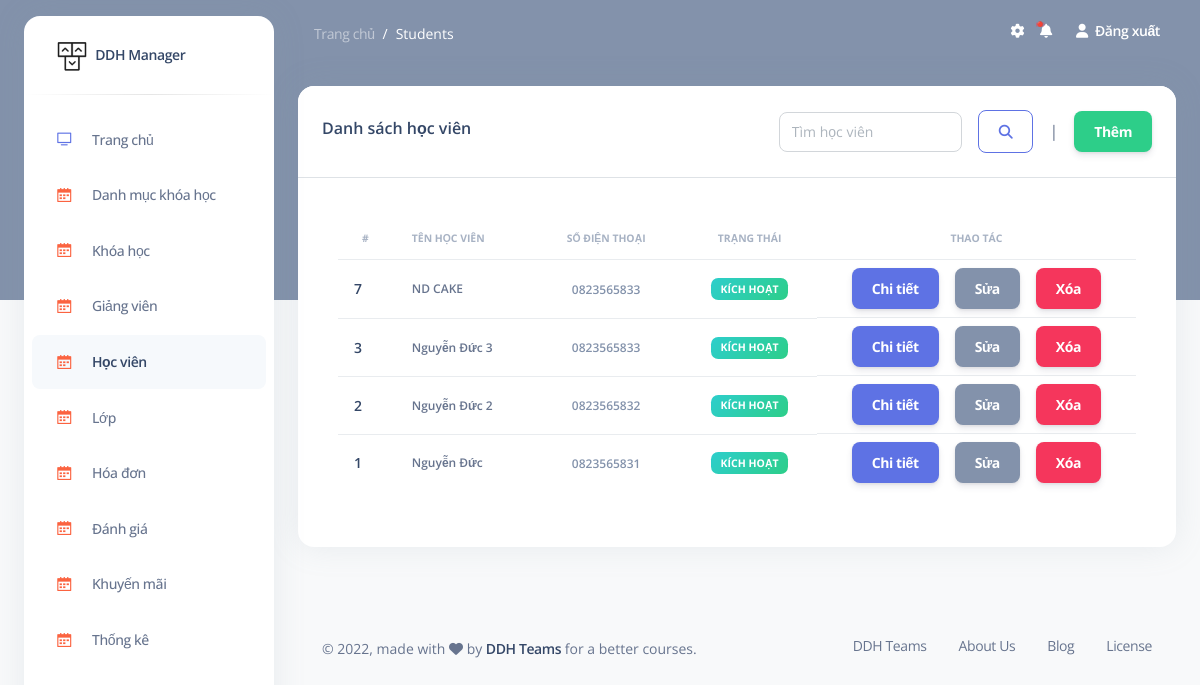
/admin/students (signed in), run on the app's committed database.
### tables this page shows
CREATE TABLE `students` (
                            `id` int NOT NULL,
                            `name_student` varchar(255) DEFAULT NULL,
                            `username_student` varchar(255) DEFAULT NULL,
                            `email_student` varchar(255) DEFAULT NULL,
                            `phone_student` varchar(255) DEFAULT NULL,
                            `password_student` varchar(255) DEFAULT NULL,
                            `image_student` varchar(255) DEFAULT NULL,
                            `role` tinyint DEFAULT '1',
                            `created_at` timestamp NULL DEFAULT NULL,
                            `updated_at` timestamp NULL DEFAULT NULL,
                            `status_student` tinyint DEFAULT '0'
);

### models/admin/students.php (called while the page is built, shortened)
<?php
    function student_read(){
        $sql = "SELECT * FROM `students` ORDER BY id DESC";
        return query($sql);
    }
?>

### models/process_db.php (called while the page is built, shortened)
<?php
    function connect(){
        $conn = null;
        try {
            $conn = new PDO("mysql:host=".DB_HOST.";dbname=".DB_NAME."", DB_USER, DB_PASS);
            $conn->setAttribute(PDO::ATTR_ERRMODE, PDO::ERRMODE_EXCEPTION);
        }catch(PDOException $e){
            echo "Connection failed: " . $e->getMessage();
        }
        return $conn;
    }
    function query($sql){
        $sql_args = array_slice(func_get_args(), 1);
        try {
            $stmt = connect()->prepare($sql);
            $stmt->execute($sql_args);
            $rows = $stmt->fetchAll();
            return $rows;
        } catch (PDOException $e) {
            throw $e;
        }
    }
?>

### views/admin/students/read.php (the view, shortened to what this page needs)
<section class="container-fluid py-4">
    <div class="row">
        <div class="col-12">
            <div class="card mb-4">
                <div class="card-header border-bottom">
                    <div class="d-flex justify-content-between align-items-center">
                        <h6>Danh sách học viên</h6>
                        <div class="d-flex justify-content-between align-items-center">
                            <form action="<?= STUDENTS ?>" class="d-flex justify-content-center align-items-center">
                                <input type="search" name="s" class="form-control" placeholder="Tìm học viên" value="<?= isset($_GET['s']) ? $_GET['s'] : "" ?>">
                                <?php
                                    if(isset($_GET['s'])){
                                        echo '&emsp;<a class="btn btn-outline-primary" href="'.STUDENTS.'">X</a>';
                                    }else {
                                        echo '&emsp;<button class="btn btn-outline-primary"><i class="fa-solid fa-magnifying-glass"></i></button>';
                                    }
                                ?>
                            </form>
                            &emsp;|&emsp;
                            <a class="btn btn-success m-0" href="<?= STUDENTS ?>/create">Thêm</a>
                        </div>
                    </div>
                </div>
                <div class="card-body ">
                    <div class="table-responsive p-3">
                        <table class="table align-items-center " id="examplee">
                            <thead>
                            <tr>
                                <th class="text-uppercase text-secondary text-xxs font-weight-bolder opacity-7">#</th>
                                <th class="text-uppercase text-secondary text-xxs font-weight-bolder opacity-7 ps-2">Tên học viên</th>
                                <th class="text-center text-uppercase text-secondary text-xxs font-weight-bolder opacity-7">Số điện thoại</th>
                                <th class="text-center text-uppercase text-secondary text-xxs font-weight-bolder opacity-7">Trạng thái</th>
                                <th class="text-center text-uppercase text-secondary text-xxs font-weight-bolder opacity-7">Thao tác</th>
                            </tr>
                            </thead>
                            <tbody>
                            <?php if(!empty($read_student)){ ?>
                                <?php foreach ($read_student as $keys => $values): ?>
                                    <tr>
                                        <td>
                                            <div class="d-flex px-2 py-1">
                                                <div class="d-flex flex-column justify-content-center">
                                                    <h6 class="mb-0 text-sm"><?= $values['id'] ?></h6>
                                                </div>
                                            </div>
                                        </td>
                                        <td><p class="text-xs font-weight-bold mb-0"><?= $values['name_student'] ?></p></td>
                                        <td class="align-middle text-center">
                                            <span class="text-secondary text-xs font-weight-bold"><?= $values['phone_student'] ?></span>
                                        </td>
                                        <td class="align-middle text-center text-sm">
                                            <?=
                                            $values['status_student'] == 0
                                                ? '<span class="badge badge-sm bg-gradient-success">Kích hoạt</span>'
                                                : '<span class="badge badge-sm bg-gradient-danger">Cấm</span>'
                                            ?>
                                        </td>
                                        <td class="align-middle text-center d-flex justify-content-center align-items-center">
                                            <span class="text-secondary text-xs font-weight-bold"><a class="btn btn-primary m-0" href="<?= STUDENTS ?>/detail/<?= $values['id'] ?>">Chi tiết</a></span>&emsp;
                                            <span class="text-secondary text-xs font-weight-bold"><a class="btn btn-secondary m-0" href="<?= STUDENTS ?>/update/<?= $values['id'] ?>">Sửa</a></span>&emsp;
                                            <span class="text-secondary text-xs font-weight-bold">
                                                <form action="<?= STUDENTS ?>/destroy/<?= $values['id'] ?>" method="post">
                                                    <button onclick="return confirm('Bạn muốn xóa học viên <?= $values['name_student'] ?> ?')" class="btn btn-danger m-0" >Xóa</button>
                                                </form>
                                            </span>
                                        </td>
                                    </tr>
                                <?php endforeach; ?>
                            <?php } ?>
                            </tbody>
                        </table>
                    </div>
                </div>
            </div>
        </div>
    </div>
</section>

### admin.php (style rules this page uses)
.btn { margin-bottom: 0 !important; }

### data on the page
students: id "7", name_student "ND CAKE", phone_student "0823565833", status_student "KÍCH HOẠT"
students: id "3", name_student "Nguyễn Đức 3", phone_student "0823565833", status_student "KÍCH HOẠT"
students: id "2", name_student "Nguyễn Đức 2", phone_student "0823565832", status_student "KÍCH HOẠT"
students: id "1", name_student "Nguyễn Đức", phone_student "0823565831", status_student "KÍCH HOẠT"

### other printed values
$_GET['module'] "Students"
